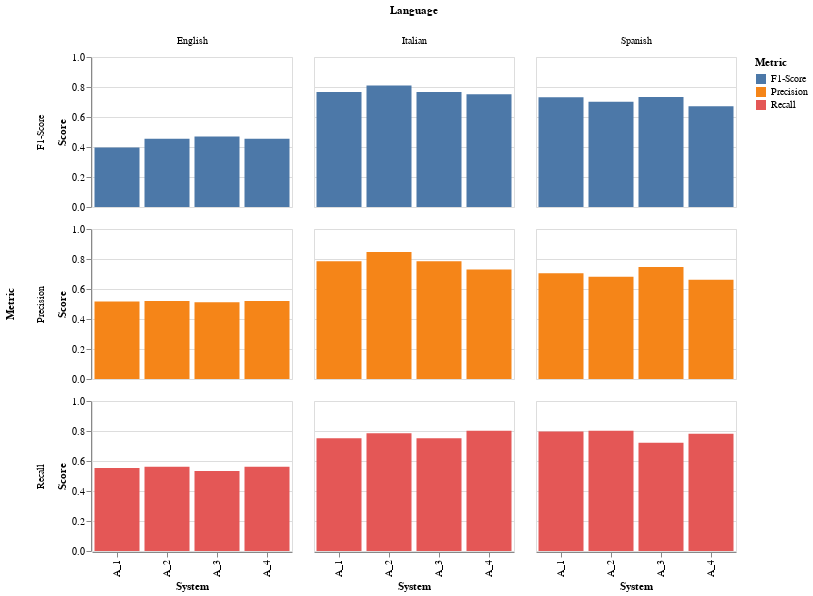

The notebook cell this image was saved under:
### Code cell
chart_all_metrics.show()

### Figure 1 — Vega-Lite specification as saved in the notebook (floating-point values rounded to 4 significant figures)
{"config": {"view": {"continuousWidth": 300, "continuousHeight": 300}}, "data": {"name": "data-c8b7a01cb0e6972bba33686d9b46fa44"}, "mark": {"type": "bar"}, "encoding": {"color": {"field": "Metric", "title": "Metric", "type": "nominal"}, "column": {"field": "Language", "title": "Language", "type": "nominal"}, "row": {"field": "Metric", "title": "Metric", "type": "nominal"}, "x": {"field": "System", "title": "System", "type": "nominal"}, "y": {"field": "Score", "scale": {"domain": [0, 1]}, "title": "Score", "type": "quantitative"}}, "height": 150, "params": [{"name": "param_2", "select": {"type": "interval", "encodings": ["x", "y"]}, "bind": "scales"}], "width": 200, "$schema": "https://vega.github.io/schema/vega-lite/v5.20.1.json", "datasets": {"data-c8b7a01cb0e6972bba33686d9b46fa44": [{"System": "A_1", "Language": "English", "Class": "macro avg", "Metric": "Precision", "Score": 0.517}, {"System": "A_2", "Language": "English", "Class": "macro avg", "Metric": "Precision", "Score": 0.5199}, {"System": "A_3", "Language": "English", "Class": "macro avg", "Metric": "Precision", "Score": 0.5117}, {"System": "A_4", "Language": "English", "Class": "macro avg", "Metric": "Precision", "Score": 0.5199}, {"System": "A_1", "Language": "Spanish", "Class": "macro avg", "Metric": "Precision", "Score": 0.7042}, {"System": "A_2", "Language": "Spanish", "Class": "macro avg", "Metric": "Precision", "Score": 0.6814}, {"System": "A_3", "Language": "Spanish", "Class": "macro avg", "Metric": "Precision", "Score": 0.7461}, {"System": "A_4", "Language": "Spanish", "Class": "macro avg", "Metric": "Precision", "Score": 0.6611}, {"System": "A_1", "Language": "Italian", "Class": "macro avg", "Metric": "Precision", "Score": 0.7853}, {"System": "A_2", "Language": "Italian", "Class": "macro avg", "Metric": "Precision", "Score": 0.8461}, {"System": "A_3", "Language": "Italian", "Class": "macro avg", "Metric": "Precision", "Score": 0.7853}, {"System": "A_4", "Language": "Italian", "Class": "macro avg", "Metric": "Precision", "Score": 0.7302}, {"System": "A_1", "Language": "English", "Class": "macro avg", "Metric": "Recall", "Score": 0.5537}, {"System": "A_2", "Language": "English", "Class": "macro avg", "Metric": "Recall", "Score": 0.5614}, {"System": "A_3", "Language": "English", "Class": "macro avg", "Metric": "Recall", "Score": 0.5328}, {"System": "A_4", "Language": "English", "Class": "macro avg", "Metric": "Recall", "Score": 0.5614}, {"System": "A_1", "Language": "Spanish", "Class": "macro avg", "Metric": "Recall", "Score": 0.7965}, {"System": "A_2", "Language": "Spanish", "Class": "macro avg", "Metric": "Recall", "Score": 0.8014}, {"System": "A_3", "Language": "Spanish", "Class": "macro avg", "Metric": "Recall", "Score": 0.7225}, {"System": "A_4", "Language": "Spanish", "Class": "macro avg", "Metric": "Recall", "Score": 0.7823}, {"System": "A_1", "Language": "Italian", "Class": "macro avg", "Metric": "Recall", "Score": 0.7509}, {"System": "A_2", "Language": "Italian", "Class": "macro avg", "Metric": "Recall", "Score": 0.7853}, {"System": "A_3", "Language": "Italian", "Class": "macro avg", "Metric": "Recall", "Score": 0.7509}, {"System": "A_4", "Language": "Italian", "Class": "macro avg", "Metric": "Recall", "Score": 0.8013}, {"System": "A_1", "Language": "English", "Class": "macro avg", "Metric": "F1-Score", "Score": 0.3973}, {"System": "A_2", "Language": "English", "Class": "macro avg", "Metric": "F1-Score", "Score": 0.4545}, {"System": "A_3", "Language": "English", "Class": "macro avg", "Metric": "F1-Score", "Score": 0.4706}, {"System": "A_4", "Language": "English", "Class": "macro avg", "Metric": "F1-Score", "Score": 0.4545}, {"System": "A_1", "Language": "Spanish", "Class": "macro avg", "Metric": "F1-Score", "Score": 0.7312}, {"System": "A_2", "Language": "Spanish", "Class": "macro avg", "Metric": "F1-Score", "Score": 0.7016}, {"System": "A_3", "Language": "Spanish", "Class": "macro avg", "Metric": "F1-Score", "Score": 0.7332}, {"System": "A_4", "Language": "Spanish", "Class": "macro avg", "Metric": "F1-Score", "Score": 0.6714}, {"System": "A_1", "Language": "Italian", "Class": "macro avg", "Metric": "F1-Score", "Score": 0.7659}, {"System": "A_2", "Language": "Italian", "Class": "macro avg", "Metric": "F1-Score", "Score": 0.8103}, {"System": "A_3", "Language": "Italian", "Class": "macro avg", "Metric": "F1-Score", "Score": 0.7659}, {"System": "A_4", "Language": "Italian", "Class": "macro avg", "Metric": "F1-Score", "Score": 0.7523}]}}
